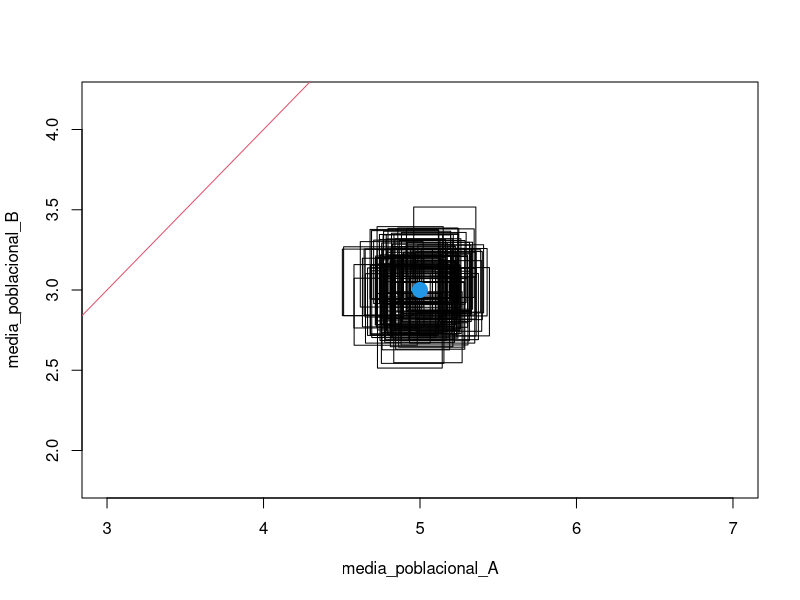

This figure's R source:

# En el espacio de par?metros podemos ver los par?metros y los int --------

# intervalos de confianza de la media -------------------------------------

tamano_muestral <- 350  #35
iteraciones <- 100
media_poblacional_A <- 5
media_poblacional_B <- 3
desv_est_poblacional <- 2

plot(media_poblacional_A, media_poblacional_B)

for(i in seq_len(iteraciones)){
  #obtengo la muestra de A
  muestra_A <- rnorm(tamano_muestral, media_poblacional_A, desv_est_poblacional)
  # Aplico funcion t de student que obtiene datos sobre la media
  t_test_A <- t.test(muestra_A)
  # Cambio el intervalo de confianza de A
  intervalo_A <- t_test_A$conf.int
  # Obtengo limites del intervalo
  LI_A <- min(intervalo_A)
  LS_A <- max(intervalo_A)
  
  # Obtengo la muestra de B
  muestra_B <- rnorm(tamano_muestral, media_poblacional_B, desv_est_poblacional)
  t_test_B <- t.test(muestra_B)
  intervalo_B <- t_test_B$conf.int
  LI_B <- min(intervalo_B)
  LS_B <- max(intervalo_B)
  
  # Creo un rectangulo con los limites de A y B
  rect(LI_A, LI_B, LS_A, LS_B)
  
}

abline(0,1, col = 2)
points(media_poblacional_A, media_poblacional_B, col = 4, pch = 20, cex = 3)